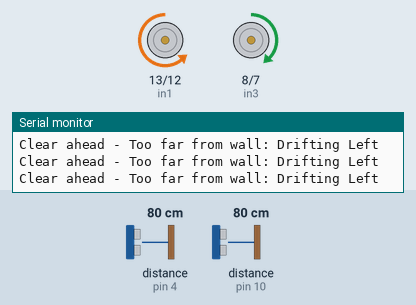
Recording of a sketch running on a simulated Arduino Uno, built with avr-gcc and run on an emulated ATmega328P. Shown: motor-driver pin pairs drawn as motors (green arrow = first pin HIGH = forward, orange = second pin HIGH = backward, longer = more drive, scaled by the enable pin), the last lines printed to the serial monitor. Wiring (inferred from the names in the program): 2 × ultrasonic range finder: trigger pin 3, echo pin 4 / trigger pin 9, echo pin 10. The inputs (shaded band) are chosen by the test bench; at power-on: distance to the obstacle (sensors on pin 4, pin 10) 80 cm. The echo pulse lasts 58.3 µs per cm.

Above: at 1.2 s.
1.3 s: distance to the obstacle (sensor on pin 4) set to 99 cm
2.8 s: distance to the obstacle (sensor on pin 4) set to 105 cm
At 2.95 s:
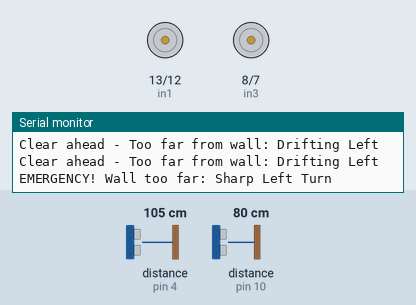
At 3.4 s:
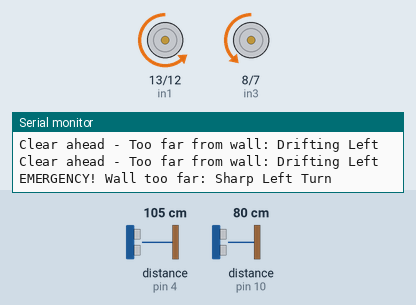
5.8 s: distance to the obstacle (sensor on pin 10) set to 39 cm
8.8 s: distance to the obstacle (sensor on pin 10) set to 33 cm
At 9.2 s:
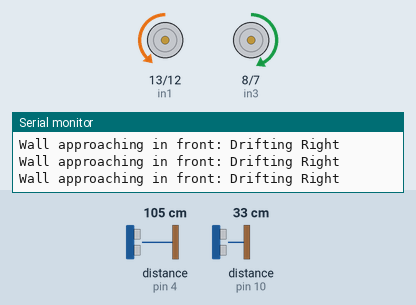
10.3 s: distance to the obstacle (sensor on pin 10) set to 28 cm
13.3 s: distance to the obstacle (sensor on pin 10) set to 24 cm
At 13.8 s:
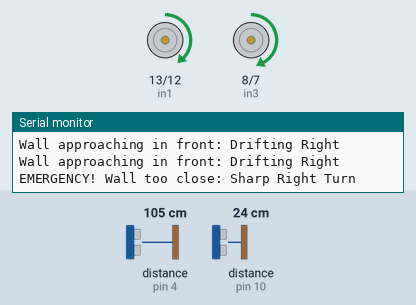
Timing chart, 0 to 17.3 s (numbered marks = the images above; inputs shaded):
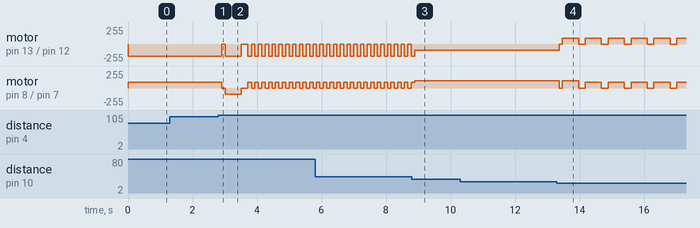

The sketch:

LeftWallFollowing.ino
```cpp
// --- Motor Pins ---
#define enA 11
#define enB 6
#define in1 13
#define in2 12
#define in3 8
#define in4 7

// --- Ultrasonic Pins ---
#define trigFront 9
#define echoFront 10
#define trigLeft 3
#define echoLeft 4

// --- Constants ---
const int baseSpeed = 90;      // Overall speed
const float driftL = 2;  // How much the inner wheel slows down (0.6 = 70%)
const float driftS = 1.4;  // How much the inner wheel slows down (0.6 = 70%)
const float driftR = 1.2;
const int turnDuration = 500;   // For the emergency 90-degree turn
const int dist = 30;
const int tolerance = 5;
int t = 0;

void setup() {
  pinMode(enA, OUTPUT); pinMode(enB, OUTPUT);
  pinMode(in1, OUTPUT); pinMode(in2, OUTPUT);
  pinMode(in3, OUTPUT); pinMode(in4, OUTPUT);

  pinMode(trigFront, OUTPUT); pinMode(echoFront, INPUT);
  pinMode(trigLeft, OUTPUT); pinMode(echoLeft, INPUT);

  Serial.begin(9600);
}

void loop() {
  long FS = getDistance(trigFront, echoFront);
  long LS = getDistance(trigLeft, echoLeft);

  // --- START OF YOUR LOGIC ---

  if (FS > (dist + tolerance)) {
    // 1. Path ahead is clear: Follow Left Wall
    if (LS > 100) {
      Serial.println("EMERGENCY! Wall too far: Sharp Left Turn");
      stopCar();
      delay(100);
      if (t == 0) {
        turnLeft(baseSpeed);
        delay(turnDuration);
        stopCar();
        t = t + 1;
      } else {
        driftLeft(baseSpeed);
      }
    }
    else if (LS > (dist + tolerance) && LS <= 100) {
      Serial.println("Clear ahead - Too far from wall: Drifting Left");
      driftLeft(baseSpeed);
      t = 0;
    }
    else if (LS >= (dist - tolerance) && LS <= (dist + tolerance)) {
      Serial.println("Clear ahead - Sweet spot: Moving Straight");
      moveStraight(baseSpeed);
      t = 0;
    }
    else {
      Serial.println("Clear ahead - Too close to wall: Drifting Right");
      driftRight(baseSpeed);
      t = 0;
    }
  }
  else if (FS >= (dist - tolerance) && FS <= (dist + tolerance)) {
    // 2. Approaching Front Wall: Start escaping
    Serial.println("Wall approaching in front: Drifting Right");
    driftRight(baseSpeed);
  }
  else {
    // 3. Emergency (FS < 40): Sharp Turn
    Serial.println("EMERGENCY! Wall too close: Sharp Right Turn");
    stopCar();
    delay(100);
    turnRight(baseSpeed);
    delay(turnDuration);
    stopCar();
  }

  delay(100); // Small pause for sensor stability
}

// --- Sensor Function ---
long getDistance(int trig, int echo) {
  digitalWrite(trig, LOW);
  delayMicroseconds(2);
  digitalWrite(trig, HIGH);
  delayMicroseconds(10);
  digitalWrite(trig, LOW);
  long duration = pulseIn(echo, HIGH, 30000);
  if (duration == 0) return 999;
  return duration * 0.034 / 2;
}

// --- Movement Functions ---
void moveStraight(int spd) {
  digitalWrite(in1, LOW);  digitalWrite(in2, HIGH); // Left Forward
  digitalWrite(in3, HIGH); digitalWrite(in4, LOW);  // Right Forward
  analogWrite(enA, spd * driftS);
  analogWrite(enB, spd);
}

void driftLeft(int spd) {
  digitalWrite(in1, LOW);  digitalWrite(in2, HIGH);
  digitalWrite(in3, HIGH); digitalWrite(in4, LOW);
  analogWrite(enA, spd * driftL); // Right motor speeds up
  analogWrite(enB, spd);               // Left motor full speed
}

void driftRight(int spd) {
  digitalWrite(in1, LOW);  digitalWrite(in2, HIGH);
  digitalWrite(in3, HIGH); digitalWrite(in4, LOW);
  analogWrite(enA, spd);               // Left motor full speed
  analogWrite(enB, spd * driftR); // Right motor slows down
}

void turnRight(int spd) {
  // Point turn: Left wheel forward, Right wheel backward
  digitalWrite(in1, HIGH);  digitalWrite(in2, LOW);
  digitalWrite(in3, HIGH);  digitalWrite(in4, LOW);
  analogWrite(enA, spd);   analogWrite(enB, spd);
}

void turnLeft(int spd) {
  // Point turn: Left wheel forward, Right wheel backward
  digitalWrite(in1, LOW);  digitalWrite(in2, HIGH);
  digitalWrite(in3, LOW);  digitalWrite(in4, HIGH);
  analogWrite(enA, spd);   analogWrite(enB, spd);
}

void stopCar() {
  digitalWrite(in1, LOW); digitalWrite(in2, LOW);
  digitalWrite(in3, LOW); digitalWrite(in4, LOW);
  analogWrite(enA, 0);    analogWrite(enB, 0);
}
```

Measured:
- the behaviour switches between 102 and 103 cm on distance to the obstacle (sensor on pin 4) (found by bisection; images 0 and 1)
- the behaviour switches between 37 and 36 cm on distance to the obstacle (sensor on pin 10) (found by bisection; images 2 and 3)
- the behaviour switches between 26 and 25 cm on distance to the obstacle (sensor on pin 10) (found by bisection; images 3 and 4)
